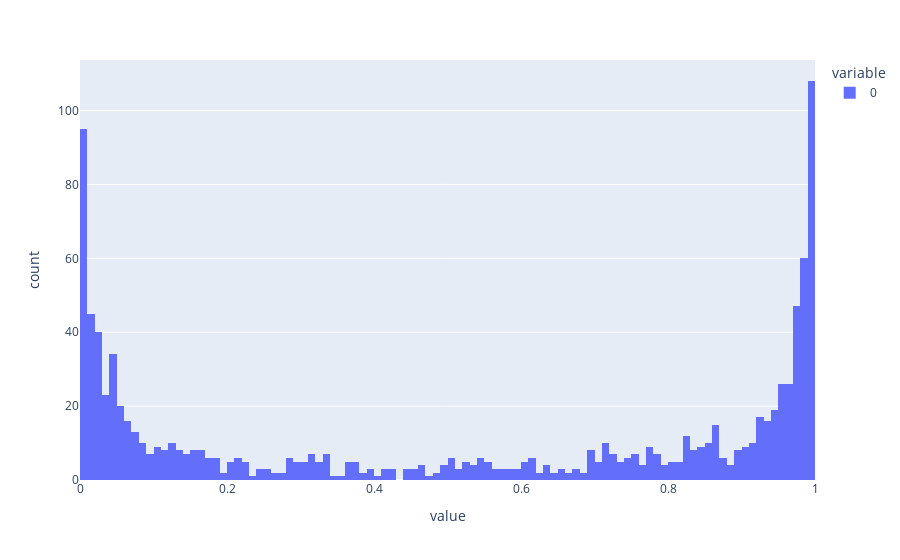

Notebook source saved alongside this figure:
### Code cell
import plotly.express as px

test_features = features[features.index > date_to_timestamp("2025-01-01")]
res = side_model.predict(test_features)

fig = px.histogram(res, nbins=100)
fig.show()

### Figure 1 — Plotly figure (JSON) as saved in the notebook; plotly's stock layout.template omitted (floating-point values rounded to 4 significant figures; data arrays with more than 128 entries replaced by an {"elided": "..."} marker saying what was removed)
{"data": [{"bingroup": "x", "hovertemplate": "variable=0<br>value=%{x}<br>count=%{y}<extra></extra>", "legendgroup": "0", "marker": {"color": "#636efa", "pattern": {"shape": ""}}, "name": "0", "nbinsx": 100, "orientation": "v", "showlegend": true, "type": "histogram", "x": {"elided": "1040 float values"}, "xaxis": "x", "yaxis": "y"}], "layout": {"barmode": "relative", "legend": {"title": {"text": "variable"}, "tracegroupgap": 0}, "margin": {"t": 60}, "xaxis": {"anchor": "y", "domain": [0, 1], "title": {"text": "value"}}, "yaxis": {"anchor": "x", "domain": [0, 1], "title": {"text": "count"}}}}
